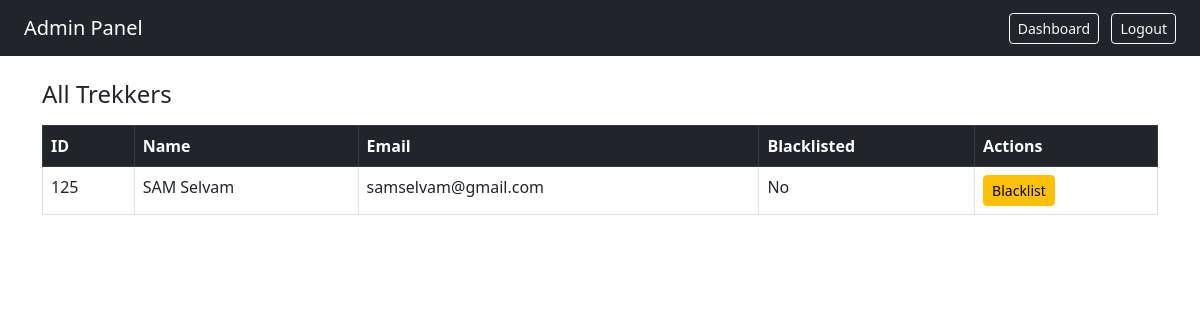
The app's page /admin/users (signed in), older data.
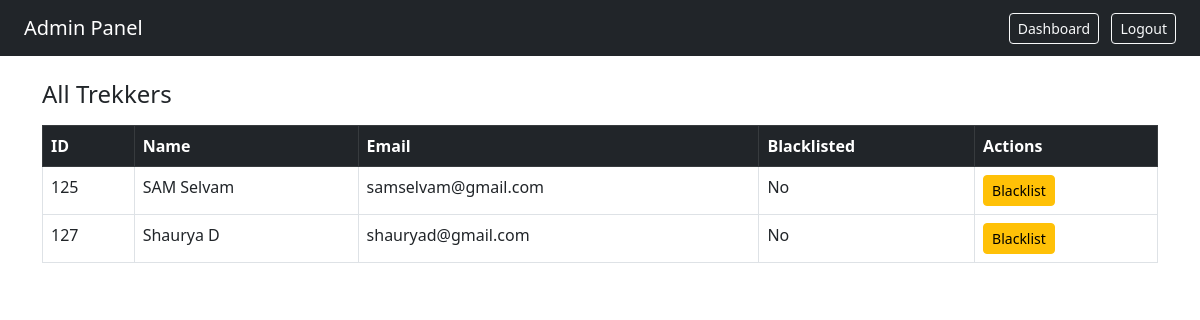
The same page, newer data.
### models.py (models this page shows)
class User(UserMixin,db.Model):
    id = db.Column(db.Integer, primary_key=True)
    name = db.Column(db.String(50), nullable=False)
    email = db.Column(db.String(50), unique=True, nullable=False)
    password = db.Column(db.String(200), nullable=False)
    role= db.Column(db.String(50), nullable=False, default='user')
    approval = db.Column(db.Boolean, default=True)
    blacklist = db.Column(db.Boolean, default=False)
    bookings = db.relationship('Booking', backref='trekker', lazy=True)
    assigned_treks = db.relationship('Trek', backref='assigned_staff', lazy=True)
    staff_profile = db.relationship('TrekStaff', backref='user', uselist=False)

### routes.py (the view)
@app.route('/admin/users')
@login_required
def admin_users():
    if current_user.role != 'admin':
        return redirect(url_for('login'))
    users = User.query.filter_by(role='trekker').all()
    return render_template('admin_users.html', users=users)

### routes.py (called while the page is built)
@login_manager.user_loader
def load_user(user_id):
    return User.query.get(int(user_id))

### templates/admin_users.html (shortened to what this page needs)
<!DOCTYPE html>
<html>
<head>
    <link rel="stylesheet" href="https://cdn.jsdelivr.net/npm/bootstrap@5.3.0/dist/css/bootstrap.min.css">
</head>
<body>
<nav class="navbar navbar-dark bg-dark px-4">
    <span class="navbar-brand">Admin Panel</span>
    <div>
        <a href="/admin/dashboard" class="btn btn-outline-light btn-sm me-2">Dashboard</a>
        <a href="/logout" class="btn btn-outline-light btn-sm">Logout</a>
    </div>
</nav>
<div class="container mt-4">
    <h4>All Trekkers</h4>
    <table class="table table-bordered mt-3">
        <thead class="table-dark">
            <tr>
                <th>ID</th>
                <th>Name</th>
                <th>Email</th>
                <th>Blacklisted</th>
                <th>Actions</th>
            </tr>
        </thead>
        <tbody>
            {% for user in users %}
            <tr>
                <td>{{ user.id }}</td>
                <td>{{ user.name }}</td>
                <td>{{ user.email }}</td>
                <td>{{ 'Yes' if user.blacklist else 'No' }}</td>
                <td>
                    {% if not user.blacklist %}
                    <a href="/admin/user/blacklist/{{ user.id }}" class="btn btn-sm btn-warning">Blacklist</a>
                    {% endif %}
                </td>
            </tr>
            {% endfor %}
        </tbody>
    </table>
</div>
</body>
</html>

Row changes from the older to the newer data that the page shows:
added User: id "127", name "Shaurya D", email "shauryad@gmail.com", blacklist "No"
